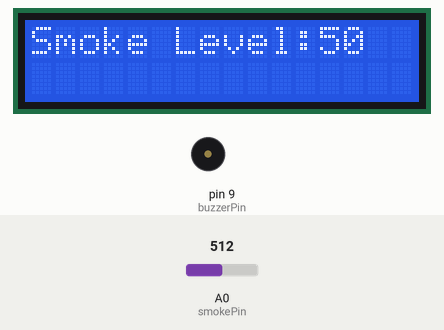
The sketch below on a simulated Arduino Uno, built with avr-gcc and run on an emulated ATmega328P. Shown: 16×2 character LCD, buzzer (waves = sounding). The inputs (shaded band) are chosen by the test bench; at power-on: A0 (smokePin) = 512. What the sketch prints to the serial monitor is not drawn.

Above: at 3.2 s.
3.3 s: A0 (smokePin) set to 540
At 4.6 s:
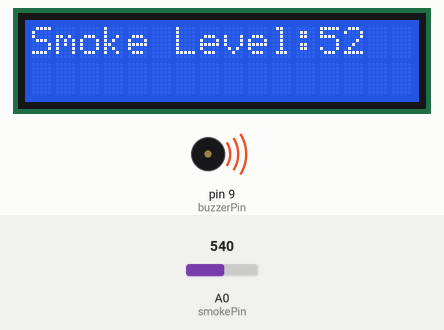
5.6 s: A0 (smokePin) set to 511
At 6.7 s:
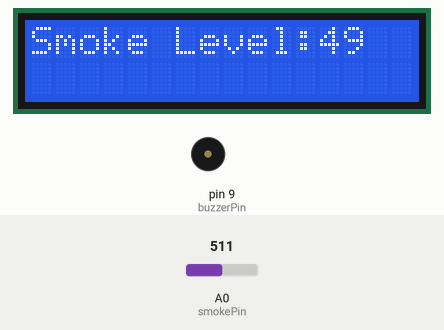
7.6 s: A0 (smokePin) set to 306
At 8.8 s:
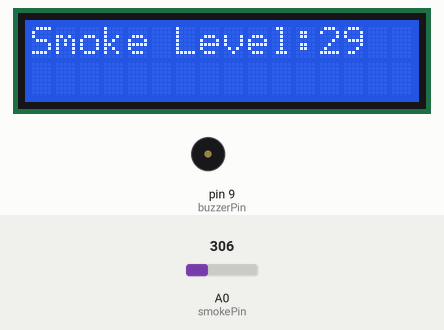
Timing chart, 0 to 10.6 s (numbered marks = the images above; inputs shaded):
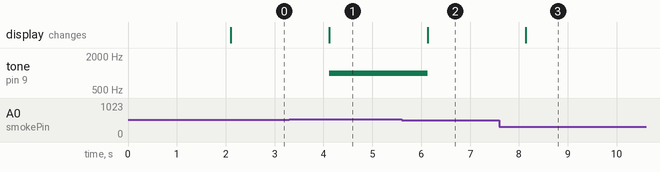

The sketch:

15_I2C_LCD_Smoke_Sensor.ino
```cpp
#include <Wire.h>
#include <LiquidCrystal_I2C.h>

LiquidCrystal_I2C lcd(0x27, 16, 2); // Set the LCD address and dimensions

const int smokePin = A0;  // Analog pin for smoke sensor
const int buzzerPin = 9;  // Digital pin for the buzzer

void setup() {
  lcd.init();                      // Initialize the LCD
  lcd.backlight();                 // Turn on the backlight
  lcd.setCursor(0, 0);
  lcd.print("Smoke Detector");
  delay(2000);                    // Display the title for 2 seconds
  lcd.clear();                    // Clear the display
  lcd.setCursor(0, 0);
  lcd.print("Smoke Level:");

  pinMode(buzzerPin, OUTPUT);
  noTone(buzzerPin);

  Serial.begin(9600);
}

void loop() {
  int smokeLevel = analogRead(smokePin); // Read the analog value from the smoke sensor
  int smokePercentage = (smokeLevel / 1023.0) * 100; // Convert to a percentage

  lcd.setCursor(12, 0);  // Position the cursor
  lcd.print("   ");     // Clear previous reading
  lcd.setCursor(12, 0);  // Position the cursor
  lcd.print(smokePercentage); // Display the smoke percentage

  Serial.print("Smoke Level: ");
  Serial.print(smokeLevel);
  Serial.print(" - Smoke Percentage: ");
  Serial.print(smokePercentage);
  Serial.println("%");

  if (smokePercentage > 50) { // Adjust the threshold as needed
    // Smoke detected, trigger the buzzer
    tone(buzzerPin, 1000); // You can adjust the frequency and duration
  } else {
    noTone(buzzerPin); // Turn off the buzzer
  }

  delay(1000); // Delay for a second before the next reading
}
```

Measured:
- the behaviour switches between 521 and 522 on A0 (smokePin) (found by bisection; images 0 and 1)
- after the input at 3.3 s, tone on pin 9 (buzzerPin): silent → 1000 Hz after 0.81 s; the display: changes after 0.81 s (image 1)
- after the input at 5.6 s, tone on pin 9 (buzzerPin): 1000 Hz → silent after 0.53 s; the display: changes after 0.53 s (image 2)
- after the input at 7.6 s, the display: changes after 0.54 s (image 3)
